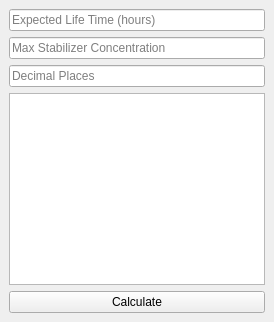
<?xml version="1.0" encoding="UTF-8"?>
<ui version="4.0">
 <class>CalculatorMode</class>
 <widget class="QMainWindow" name="CalculatorMode">
  <property name="enabled">
   <bool>true</bool>
  </property>
  <property name="windowTitle">
   <string>Calculator Mode</string>
  </property>
  <widget class="QWidget" name="centralwidget">
   <layout class="QVBoxLayout" name="verticalLayout">
    <item>
     <widget class="QLineEdit" name="expectedLifeTimeInput">
      <property name="placeholderText">
       <string>Expected Life Time (hours)</string>
      </property>
     </widget>
    </item>
    <item>
     <widget class="QLineEdit" name="maxStabConcInput">
      <property name="placeholderText">
       <string>Max Stabilizer Concentration</string>
      </property>
     </widget>
    </item>
    <item>
     <widget class="QLineEdit" name="decimalPlacesInput">
      <property name="placeholderText">
       <string>Decimal Places</string>
      </property>
     </widget>
    </item>
    <item>
     <widget class="QTextEdit" name="resultDisplay"/>
    </item>
    <item>
     <widget class="QPushButton" name="calculateButton">
      <property name="text">
       <string>Calculate</string>
      </property>
     </widget>
    </item>
   </layout>
  </widget>
 </widget>
 <resources/>
 <connections/>
</ui>
